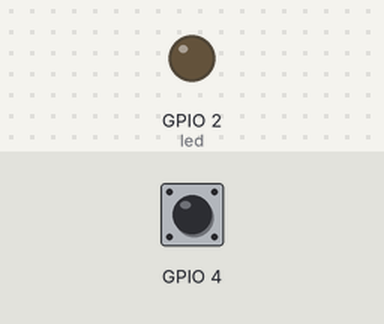
The sketch below on a simulated ESP32. On the bench: output pins drawn as LEDs (lit = HIGH). Inputs (shaded band) come from the test bench; at power-on: GPIO 4 HIGH.

Above: at 1.2 s.
1.3 s: GPIO 4 pulled LOW for 0.15 s
At 1.4 s:
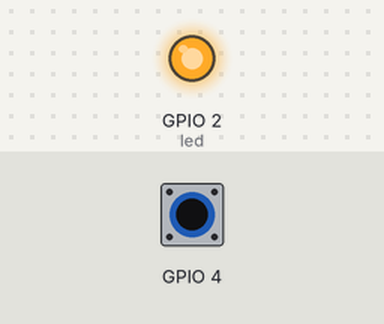
3.0 s: GPIO 4 pulled LOW for 3.2 s
At 7.4 s:
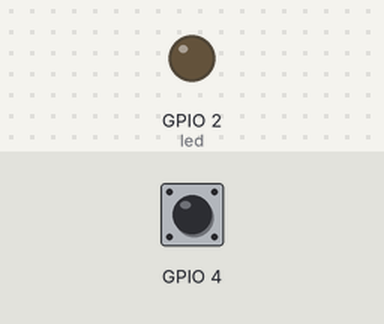
Timing chart, 0 to 8.9 s (numbered marks = the images above; inputs shaded):
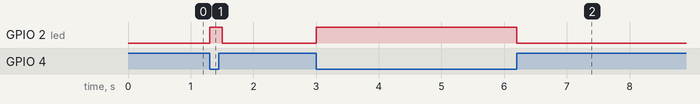

Measured:
- after the input at 1.3 s, GPIO 2 (led): LOW → HIGH at once, → LOW 0.20 s later
- after the input at 3.0 s, GPIO 2 (led): LOW → HIGH at once, → LOW 3.2 s later

The sketch:

touch.ino
```cpp
int i_limit = 50;
int i_lectura;
int led = 2;

void setup() {
  pinMode(led, OUTPUT);
}

void loop() {
  i_lectura = touchRead(4);
  if (i_lectura < i_limit) {
    digitalWrite(led, HIGH);
  } else {
    digitalWrite(led, LOW);
  }
  delay(100);

}
```
